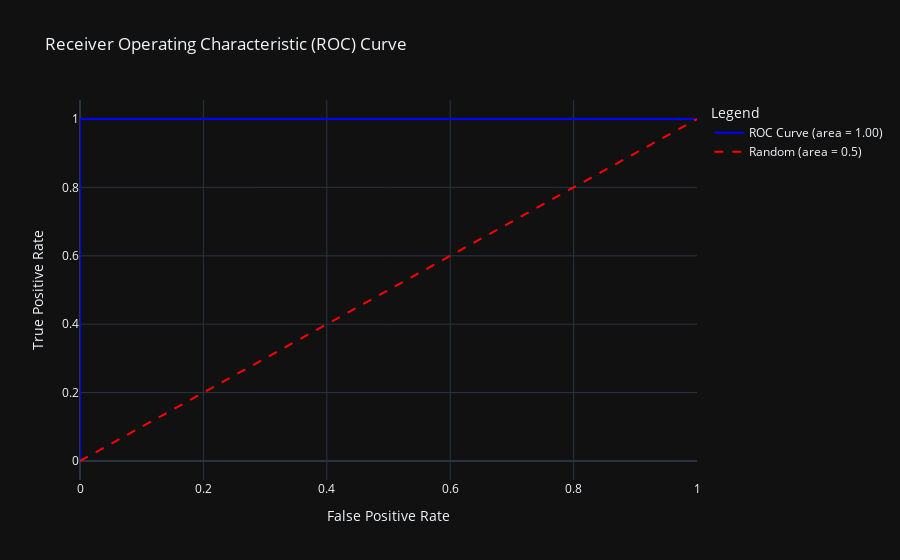

Here is the notebook cell this chart was saved with:
### Code cell
# Calculate probabilities
y_prob = random_search.best_estimator_.predict_proba(X_test)

# ROC Curve
fpr, tpr, _ = roc_curve(y_test, y_prob[:, 1], pos_label=random_search.best_estimator_.classes_[1])
roc_auc = auc(fpr, tpr)

fig_roc = go.Figure()
fig_roc.add_trace(go.Scatter(
    x=fpr,
    y=tpr,
    mode='lines',
    name=f'ROC Curve (area = {roc_auc:.2f})',
    line=dict(color='blue')
))
fig_roc.add_trace(go.Scatter(
    x=[0, 1],
    y=[0, 1],
    mode='lines',
    name='Random (area = 0.5)',
    line=dict(color='red', dash='dash')
))
fig_roc.update_layout(
    title='Receiver Operating Characteristic (ROC) Curve',
    xaxis_title='False Positive Rate',
    yaxis_title='True Positive Rate',
    legend_title='Legend',template='plotly_dark'
)
# Show plot
fig_roc.show()

### Figure 1 — Plotly figure (JSON) as saved in the notebook; plotly's stock layout.template omitted (floating-point values rounded to 4 significant figures)
{"data": [{"line": {"color": "blue"}, "mode": "lines", "name": "ROC Curve (area = 1.00)", "type": "scatter", "x": [0, 0, 0, 0, 0, 0, 0, 0, 0, 0, 0, 0, 0, 0, 0, 0, 0, 0, 0, 0, 0, 0, 0, 0, 0, 0, 0, 0, 0, 0, 0, 0, 0, 0.0005188, 0.002075, 0.00415, 0.005707, 0.009079, 0.01219, 0.01738, 0.02594, 0.03787, 0.05214, 0.07108, 0.09313, 0.1139, 0.1419, 0.1839, 0.3019, 1], "y": [0, 0.006897, 0.02069, 0.02759, 0.05517, 0.06897, 0.08276, 0.1103, 0.1172, 0.1448, 0.1793, 0.2276, 0.269, 0.331, 0.4, 0.4966, 0.531, 0.6, 0.6207, 0.6621, 0.6759, 0.7241, 0.7517, 0.8138, 0.8276, 0.8552, 0.869, 0.8966, 0.9172, 0.931, 0.9448, 0.9724, 1, 1, 1, 1, 1, 1, 1, 1, 1, 1, 1, 1, 1, 1, 1, 1, 1, 1]}, {"line": {"color": "red", "dash": "dash"}, "mode": "lines", "name": "Random (area = 0.5)", "type": "scatter", "x": [0, 1], "y": [0, 1]}], "layout": {"legend": {"title": {"text": "Legend"}}, "title": {"text": "Receiver Operating Characteristic (ROC) Curve"}, "xaxis": {"title": {"text": "False Positive Rate"}}, "yaxis": {"title": {"text": "True Positive Rate"}}}}
